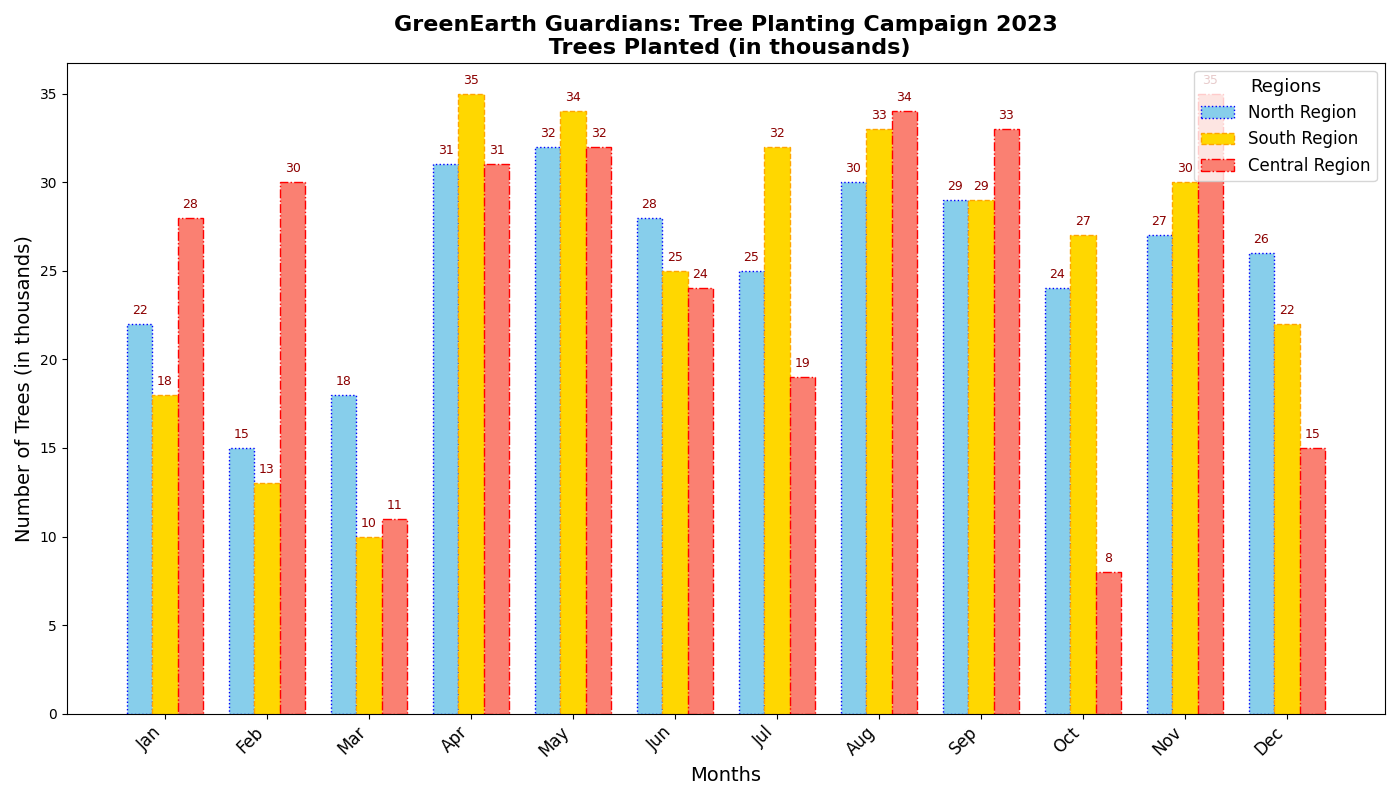

The script that drew this image:
import matplotlib.pyplot as plt
import numpy as np

locations = ['North Region', 'South Region', 'Central Region']
months = np.array(['Jan', 'Feb', 'Mar', 'Apr', 'May', 'Jun', 'Jul', 'Aug', 'Sep', 'Oct', 'Nov', 'Dec'])

north_trees = [22, 15, 18, 31, 32, 28, 25, 30, 29, 24, 27, 26]
south_trees = [18, 13, 10, 35, 34, 25, 32, 33, 29, 27, 30, 22]
central_trees = [28, 30, 11, 31, 32, 24, 19, 34, 33, 8, 35, 15]

x = np.arange(len(months))
width = 0.25

fig, ax = plt.subplots(figsize=(14, 8))

bars1 = ax.bar(x - width, north_trees, width, color='skyblue', edgecolor='blue', linestyle=':', label='North Region')
bars2 = ax.bar(x, south_trees, width, color='gold', edgecolor='orange', linestyle='--', label='South Region')
bars3 = ax.bar(x + width, central_trees, width, color='salmon', edgecolor='red', linestyle='-.', label='Central Region')

ax.set_title('GreenEarth Guardians: Tree Planting Campaign 2023\n Trees Planted (in thousands)', fontsize=16, fontweight='bold')
ax.set_xlabel('Months', fontsize=14)
ax.set_ylabel('Number of Trees (in thousands)', fontsize=14)

ax.set_xticks(x)
ax.set_xticklabels(months, fontsize=12, rotation=45, ha='right')

def annotate_bars(bars):
    for bar in bars:
        height = bar.get_height()
        ax.annotate(f'{height}', xy=(bar.get_x() + bar.get_width() / 2, height), 
                    xytext=(0, 5), textcoords="offset points", ha='center', va='bottom', fontsize=9, color='darkred')
        
annotate_bars(bars1)
annotate_bars(bars2)
annotate_bars(bars3)

# Removed gridlines and relocated the legend
ax.legend(title='Regions', title_fontsize='13', fontsize='12', loc='upper right')

plt.tight_layout()
plt.show()
